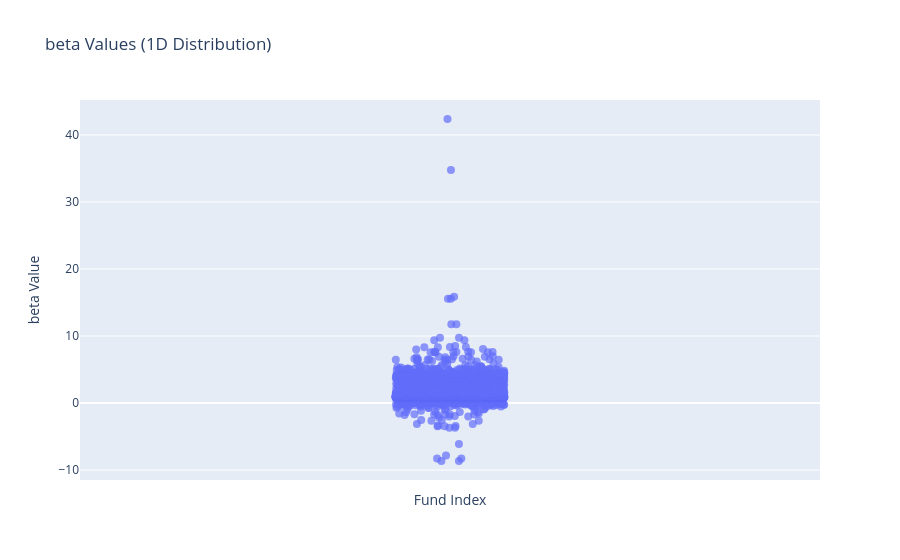

Source (notebook cell):
### Code cell
fig_alpha_1d = go.Figure()
fig_alpha_1d.add_trace(go.Box(
    y=df['beta'],
    customdata=df['name'],
    boxpoints='all',
    jitter=0.3,
    pointpos=0,
    marker=dict(color='#636efa', size=8, opacity=0.7),
    line=dict(color='rgba(255,255,255,0)'),
    fillcolor='rgba(255,255,255,0)',
    hoveron='points',
    hovertemplate='Name=%{customdata}<br>beta Value=%{y}<extra></extra>'
))
fig_alpha_1d.update_layout(
    title='beta Values (1D Distribution)',
    xaxis_title='Fund Index',
    yaxis_title='beta Value',
    boxmode='group',
    xaxis=dict(showticklabels=False)
)
fig_alpha_1d.show()



# # Check if we have the necessary columns
#     # Create a bar plot for Beta values
# fig_beta = px.scatter(df, x=df.index, y='beta',
#                         title='Beta Values for Different Mutual Funds',
#                         labels={'index': 'Fund Index', 'beta': 'Beta Value'},
#                         hover_data=['name'])

# fig_beta.update_traces(marker=dict(size=10, opacity=0.7))
# fig_beta.update_layout(showlegend=False)
# fig_beta.show()

### Figure 1 — Plotly figure (JSON) as saved in the notebook; plotly's stock layout.template omitted (floating-point values rounded to 4 significant figures; data arrays with more than 128 entries replaced by an {"elided": "..."} marker saying what was removed)
{"data": [{"boxpoints": "all", "customdata": {"elided": "4572 str values"}, "fillcolor": "rgba(255,255,255,0)", "hoveron": "points", "hovertemplate": "Name=%{customdata}<br>beta Value=%{y}<extra></extra>", "jitter": 0.3, "line": {"color": "rgba(255,255,255,0)"}, "marker": {"color": "#636efa", "opacity": 0.7, "size": 8}, "pointpos": 0, "type": "box", "y": {"elided": "4572 float values"}}], "layout": {"boxmode": "group", "title": {"text": "beta Values (1D Distribution)"}, "xaxis": {"showticklabels": false, "title": {"text": "Fund Index"}}, "yaxis": {"title": {"text": "beta Value"}}}}
